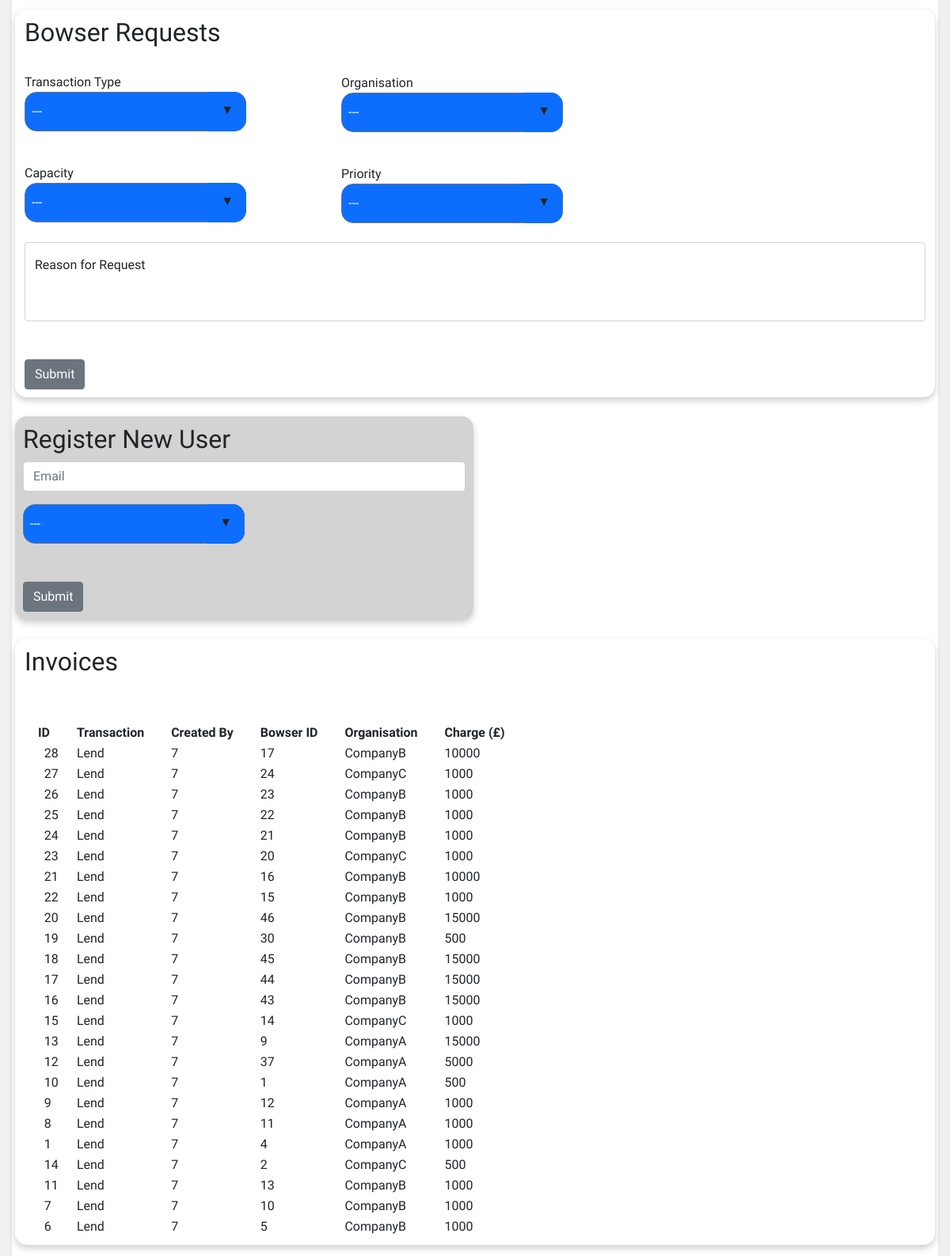
The page /operations/admin.php on the database as committed earlier.
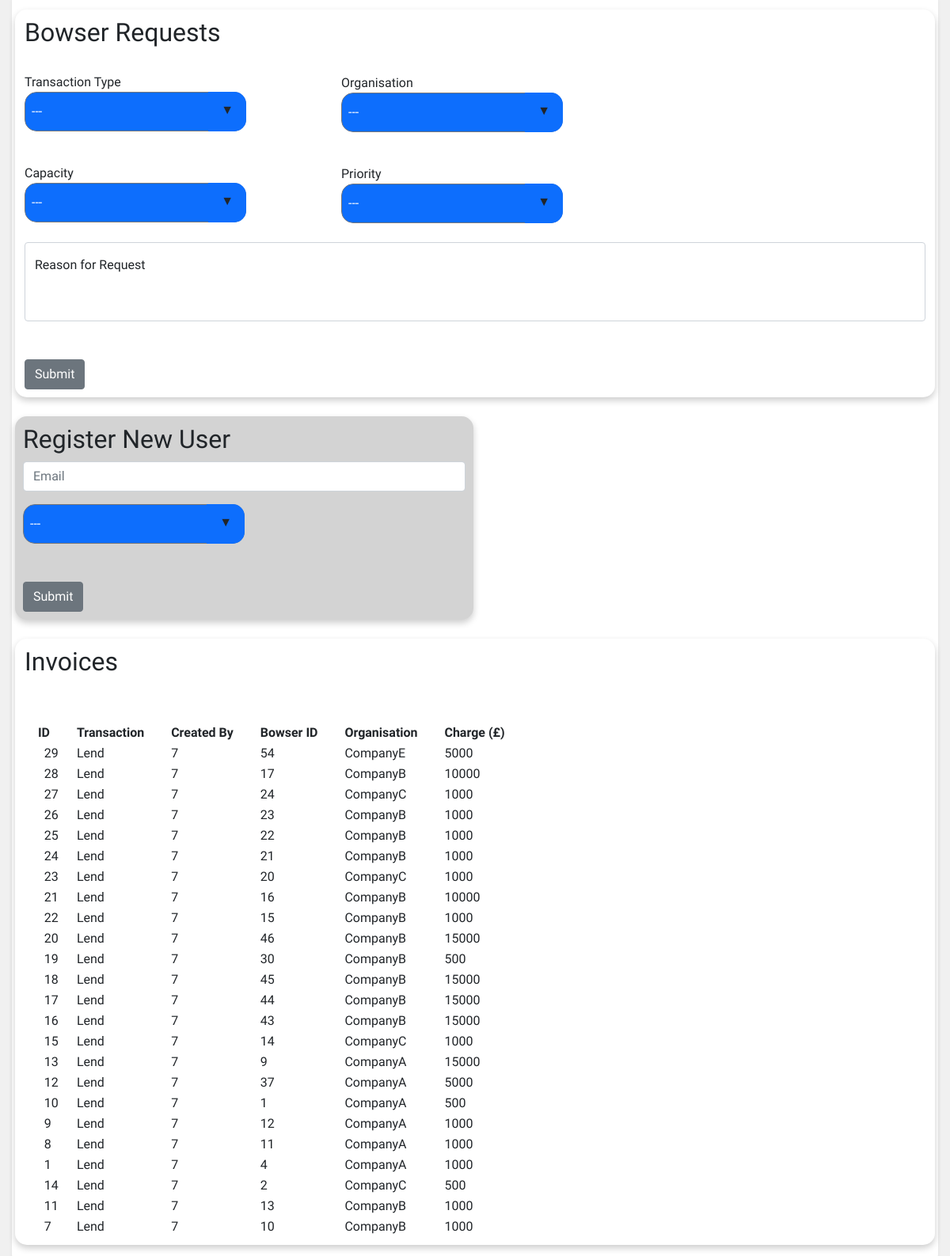
The same page on the database as committed later.
### tables this page shows
CREATE TABLE `tbl_bowser_invoices` (
  `InvoiceID` int(11) NOT NULL,
  `Transaction_Type` varchar(100) NOT NULL,
  `UserID` int(11) NOT NULL,
  `BowserID` int(11) NOT NULL,
  `Organisation_Name` varchar(100) NOT NULL,
  `Organisation_From` varchar(100) NOT NULL,
  `Price` int(11) NOT NULL,
  `Date` timestamp NOT NULL DEFAULT current_timestamp() ON UPDATE current_timestamp()
);

### operations/admin.php (the view, shortened to what the changed rows need)
<!doctype html>
<html>
<head>
    <link rel="stylesheet" href="../global/global.css" type="text/css">
    <link rel="stylesheet" href="admin.css" type="text/css">
    <link rel="stylesheet" href="https://cdnjs.cloudflare.com/ajax/libs/font-awesome/4.7.0/css/font-awesome.min.css">
    <link rel="stylesheet" href="https://cdnjs.cloudflare.com/ajax/libs/jqueryui/1.12.1/jquery-ui.css" />
    <link href="https://cdn.jsdelivr.net/npm/bootstrap@5.1.1/dist/css/bootstrap.min.css" rel="stylesheet">
    <link rel="stylesheet" href="../global/global.css" type="text/css">
</head>
<body>
<div class="upperPage">
    <div class="shadow-sm p-3 mb-5 bg-body rounded">
        <div class="row">
         <div class="bowserLoan">
          <h2>Bowser Requests</h2><br />
        </div>
        </div>
        <br />
        <div class="row">
            <div class="col" id="registerUser">
                <h2>Register New User</h2>
            </div>
        </div>
        <br />
        <div class="row">
            <div class="bowserInvoices">
            <h2>Invoices</h2><br />
                <table id="invoiceTable">
                    <tr>
                        <th>&nbsp;&nbsp;&nbsp;&nbsp;ID&nbsp;&nbsp;&nbsp;&nbsp;&nbsp;&nbsp;&nbsp;&nbsp;</th>
                        <th>Transaction&nbsp;&nbsp;&nbsp;&nbsp;&nbsp;&nbsp;&nbsp;&nbsp;</th>
                        <th>Created By&nbsp;&nbsp;&nbsp;&nbsp;&nbsp;&nbsp;&nbsp;&nbsp;</th>
                        <th>Bowser ID&nbsp;&nbsp;&nbsp;&nbsp;&nbsp;&nbsp;&nbsp;&nbsp;</th>
                        <th>Organisation&nbsp;&nbsp;&nbsp;&nbsp;&nbsp;&nbsp;&nbsp;&nbsp;</th>
                        <th>Charge (£)&nbsp;&nbsp;&nbsp;&nbsp;&nbsp;&nbsp;&nbsp;&nbsp;</th>
                    </tr>
                    <?php
                    $connection = OpenConnection();
                    $sql ="SELECT * FROM `tbl_bowser_invoices`ORDER BY Date DESC LIMIT 25";
                    $result = mysqli_query($connection, $sql);
                    if ($result->num_rows > 0) {
                        while ($rows = $result->fetch_assoc()) {
                            echo "<tr><td>&nbsp;&nbsp;&nbsp;&nbsp;&nbsp;&nbsp;".$rows['InvoiceID']."</td><td>".$rows['Transaction_Type']."</td>
                                            <td>".$rows['UserID']."</td><td>".$rows['BowserID']."</td><td>"
                                .$rows['Organisation_Name']."</td><td>".$rows['Price']."</td></tr><br />";
                        }
                    }
                    ?>
                </table>
        </div>
        </div>
        </div>
    </div>
<br /><br />
</body>
</html>

Rows that differ between the two databases and show on the page:
no longer on this page (row edited): tbl_bowser_invoices: InvoiceID "6", Transaction_Type "Lend", UserID "7", BowserID "5", Organisation_Name "CompanyB", Price "1000"
now on this page (row edited): tbl_bowser_invoices: InvoiceID "29", Transaction_Type "Lend", UserID "7", BowserID "54", Organisation_Name "CompanyE", Price "5000"
